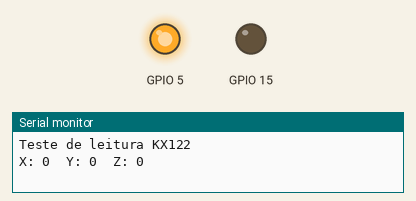
The sketch below on a simulated ESP32. Parts: output pins drawn as LEDs (lit = HIGH), the last lines printed to the serial monitor.

Above: at 0.2 s.
At 39.63 s:
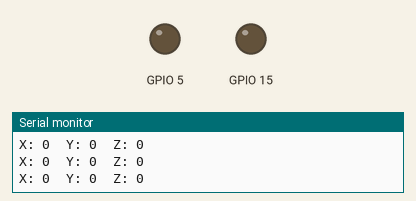
Timing chart, 0 to 40.0 s (numbered marks = the images above):
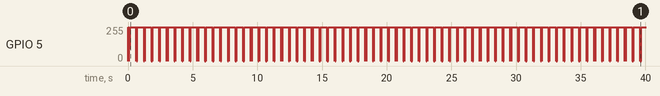

The sketch:

sketch_teste_kx122.ino
```cpp
#define CNTL1 0x18
#define INC1 0x1C
#define INC4 0x1F
#define ODCNTL 0x1B
#define XOUT_L 0x06
#define XOUT_H 0x07
#define YOUT_L 0x08
#define YOUT_H 0x09
#define ZOUT_L 0x0A
#define ZOUT_H 0x0B
#define MEAS 0x80

#include <SPI.h>

static const int spiClk = 1000000;
SPIClass * vspi = NULL;
SPIClass * hspi = NULL;

int16_t DataX, DataY, DataZ = 0;

void initKx122(){
  vspi->beginTransaction(SPISettings(spiClk, MSBFIRST, SPI_MODE0));
  digitalWrite(5, LOW);
  delay(15);
  vspi->transfer(CNTL1);
  vspi->transfer(0x40);
  digitalWrite(5, HIGH);
  delay(15);

  digitalWrite(5, LOW);
  vspi->transfer(ODCNTL);
  vspi->transfer(0x02);
  digitalWrite(5, HIGH);
  delay(15);

  digitalWrite(5, LOW);
  vspi->transfer(CNTL1);
  vspi->transfer(0xC0);
  digitalWrite(5, HIGH);
  vspi->endTransaction();
}

int16_t readAxis(char axis){
  int8_t outAxis_L, outAxis_H;
  int16_t outAxisData;

  vspi->beginTransaction(SPISettings(spiClk, MSBFIRST, SPI_MODE1));
  digitalWrite(5, LOW);
  delay(15);
  if(axis == 'X'){
    vspi->transfer(XOUT_L | B10000000);
    outAxis_L = vspi->transfer(MEAS);
    vspi->transfer(XOUT_H | B10000000);
    outAxis_H = vspi->transfer(MEAS);
  }
  else if(axis == 'Y'){
    vspi->transfer(YOUT_L | B10000000);
    outAxis_L = vspi->transfer(MEAS);
    vspi->transfer(YOUT_H | B10000000);
    outAxis_H = vspi->transfer(MEAS);
  }
  else if(axis == 'Z'){
    vspi->transfer(ZOUT_L | B10000000);
    outAxis_L = vspi->transfer(MEAS);
    vspi->transfer(ZOUT_H | B10000000);
    outAxis_H = vspi->transfer(MEAS);
  }

  digitalWrite(5, HIGH);
  vspi->endTransaction();
  delay(15);

  outAxisData = outAxis_H << 8 | outAxis_L;
  return outAxisData;

}

void setup() {
  vspi = new SPIClass(VSPI);
  hspi = new SPIClass(HSPI);

  vspi->begin();
  hspi->begin();

  pinMode(5, OUTPUT);
  pinMode(15, OUTPUT);

  Serial.begin(115200);

  initKx122();
  Serial.println("Teste de leitura KX122");
}

void loop() {
  DataX = readAxis('X');
  DataY = readAxis('Y');
  DataZ = readAxis('Z');

  Serial.print("X: ");
  Serial.print(DataX);
  Serial.print("\t");
  Serial.print("Y: ");
  Serial.print(DataY);
  Serial.print("\t");
  Serial.print("Z: ");
  Serial.println(DataZ);
  delay(500);
}
```
